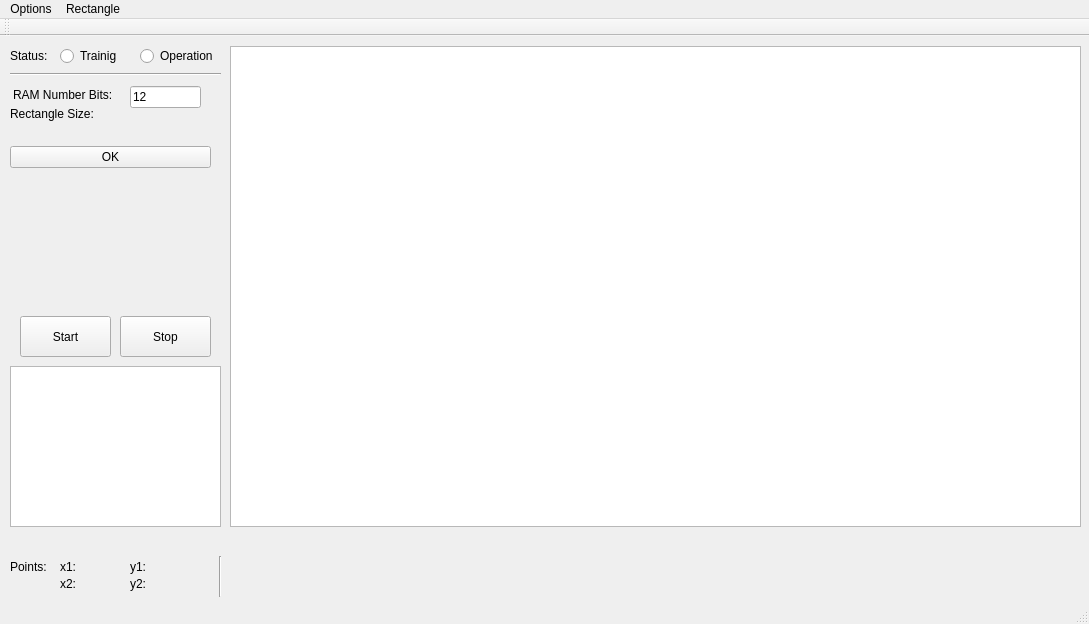
<?xml version="1.0" encoding="UTF-8"?>
<ui version="4.0">
 <class>MainWindow</class>
 <widget class="QMainWindow" name="MainWindow">
  <property name="geometry">
   <rect>
    <x>0</x>
    <y>0</y>
    <width>1089</width>
    <height>624</height>
   </rect>
  </property>
  <property name="mouseTracking">
   <bool>false</bool>
  </property>
  <property name="windowTitle">
   <string>Coded Caffeine</string>
  </property>
  <widget class="QWidget" name="centralWidget">
   <widget class="QLabel" name="labelStatus">
    <property name="geometry">
     <rect>
      <x>10</x>
      <y>10</y>
      <width>59</width>
      <height>20</height>
     </rect>
    </property>
    <property name="text">
     <string>Status:</string>
    </property>
   </widget>
   <widget class="QRadioButton" name="trainig">
    <property name="geometry">
     <rect>
      <x>60</x>
      <y>10</y>
      <width>71</width>
      <height>20</height>
     </rect>
    </property>
    <property name="text">
     <string>Trainig</string>
    </property>
    <property name="checkable">
     <bool>true</bool>
    </property>
    <property name="checked">
     <bool>false</bool>
    </property>
   </widget>
   <widget class="QRadioButton" name="operation">
    <property name="geometry">
     <rect>
      <x>140</x>
      <y>10</y>
      <width>100</width>
      <height>20</height>
     </rect>
    </property>
    <property name="text">
     <string>Operation</string>
    </property>
   </widget>
   <widget class="Line" name="line">
    <property name="geometry">
     <rect>
      <x>10</x>
      <y>30</y>
      <width>211</width>
      <height>16</height>
     </rect>
    </property>
    <property name="orientation">
     <enum>Qt::Horizontal</enum>
    </property>
   </widget>
   <widget class="QListWidget" name="imageList">
    <property name="geometry">
     <rect>
      <x>10</x>
      <y>330</y>
      <width>211</width>
      <height>161</height>
     </rect>
    </property>
   </widget>
   <widget class="EventMouseClass" name="graphicsView">
    <property name="geometry">
     <rect>
      <x>230</x>
      <y>10</y>
      <width>851</width>
      <height>481</height>
     </rect>
    </property>
    <property name="mouseTracking">
     <bool>true</bool>
    </property>
   </widget>
   <widget class="QLabel" name="label">
    <property name="geometry">
     <rect>
      <x>13</x>
      <y>51</y>
      <width>110</width>
      <height>16</height>
     </rect>
    </property>
    <property name="text">
     <string>RAM Number Bits:</string>
    </property>
   </widget>
   <widget class="QLineEdit" name="lineInputBits">
    <property name="geometry">
     <rect>
      <x>130</x>
      <y>50</y>
      <width>71</width>
      <height>22</height>
     </rect>
    </property>
    <property name="text">
     <string>12</string>
    </property>
   </widget>
   <widget class="QWidget" name="layoutWidget">
    <property name="geometry">
     <rect>
      <x>10</x>
      <y>90</y>
      <width>211</width>
      <height>16</height>
     </rect>
    </property>
    <layout class="QHBoxLayout" name="horizontalLayout">
     <property name="spacing">
      <number>13</number>
     </property>
     <item>
      <widget class="QLabel" name="label_2">
       <property name="text">
        <string>Number of RAMs:</string>
       </property>
      </widget>
     </item>
     <item>
      <widget class="QLabel" name="numberRans">
       <property name="text">
        <string/>
       </property>
      </widget>
     </item>
    </layout>
   </widget>
   <widget class="QPushButton" name="start">
    <property name="geometry">
     <rect>
      <x>20</x>
      <y>280</y>
      <width>91</width>
      <height>41</height>
     </rect>
    </property>
    <property name="text">
     <string>Start</string>
    </property>
   </widget>
   <widget class="QLabel" name="points">
    <property name="geometry">
     <rect>
      <x>10</x>
      <y>520</y>
      <width>61</width>
      <height>21</height>
     </rect>
    </property>
    <property name="text">
     <string>Points:</string>
    </property>
   </widget>
   <widget class="QLabel" name="x1">
    <property name="geometry">
     <rect>
      <x>60</x>
      <y>520</y>
      <width>71</width>
      <height>21</height>
     </rect>
    </property>
    <property name="text">
     <string>x1:</string>
    </property>
   </widget>
   <widget class="QLabel" name="y1">
    <property name="geometry">
     <rect>
      <x>130</x>
      <y>520</y>
      <width>81</width>
      <height>21</height>
     </rect>
    </property>
    <property name="text">
     <string>y1:</string>
    </property>
   </widget>
   <widget class="QLabel" name="x2">
    <property name="geometry">
     <rect>
      <x>60</x>
      <y>540</y>
      <width>71</width>
      <height>16</height>
     </rect>
    </property>
    <property name="text">
     <string>x2:</string>
    </property>
   </widget>
   <widget class="QLabel" name="y2">
    <property name="geometry">
     <rect>
      <x>130</x>
      <y>540</y>
      <width>81</width>
      <height>16</height>
     </rect>
    </property>
    <property name="text">
     <string>y2:</string>
    </property>
   </widget>
   <widget class="QPushButton" name="stop">
    <property name="geometry">
     <rect>
      <x>120</x>
      <y>280</y>
      <width>91</width>
      <height>41</height>
     </rect>
    </property>
    <property name="text">
     <string>Stop</string>
    </property>
   </widget>
   <widget class="QLabel" name="hashNumber">
    <property name="geometry">
     <rect>
      <x>11</x>
      <y>501</y>
      <width>711</width>
      <height>16</height>
     </rect>
    </property>
    <property name="text">
     <string/>
    </property>
   </widget>
   <widget class="QPushButton" name="bottonSetInputs">
    <property name="geometry">
     <rect>
      <x>10</x>
      <y>110</y>
      <width>201</width>
      <height>22</height>
     </rect>
    </property>
    <property name="text">
     <string>OK</string>
    </property>
   </widget>
   <widget class="Line" name="line_2">
    <property name="geometry">
     <rect>
      <x>210</x>
      <y>520</y>
      <width>20</width>
      <height>41</height>
     </rect>
    </property>
    <property name="orientation">
     <enum>Qt::Vertical</enum>
    </property>
   </widget>
   <widget class="QLabel" name="labelRectSize">
    <property name="geometry">
     <rect>
      <x>120</x>
      <y>70</y>
      <width>91</width>
      <height>20</height>
     </rect>
    </property>
    <property name="text">
     <string/>
    </property>
   </widget>
   <widget class="QLabel" name="label_3">
    <property name="geometry">
     <rect>
      <x>10</x>
      <y>70</y>
      <width>101</width>
      <height>16</height>
     </rect>
    </property>
    <property name="text">
     <string>Rectangle Size:</string>
    </property>
   </widget>
  </widget>
  <widget class="QMenuBar" name="menuBar">
   <property name="geometry">
    <rect>
     <x>0</x>
     <y>0</y>
     <width>1089</width>
     <height>19</height>
    </rect>
   </property>
   <widget class="QMenu" name="menuOptions">
    <property name="title">
     <string>Options</string>
    </property>
    <addaction name="actionNew_Descriptor"/>
    <addaction name="actionOpen_WNN"/>
    <addaction name="actionSave_new_WNN"/>
    <addaction name="Salve_DBF"/>
    <addaction name="actionExit"/>
   </widget>
   <widget class="QMenu" name="menuRectangle">
    <property name="title">
     <string>Rectangle</string>
    </property>
    <addaction name="actionNew"/>
    <addaction name="actionSet_a_Size"/>
   </widget>
   <addaction name="menuOptions"/>
   <addaction name="menuRectangle"/>
  </widget>
  <widget class="QToolBar" name="mainToolBar">
   <attribute name="toolBarArea">
    <enum>TopToolBarArea</enum>
   </attribute>
   <attribute name="toolBarBreak">
    <bool>false</bool>
   </attribute>
  </widget>
  <widget class="QStatusBar" name="statusBar"/>
  <action name="Salve_DBF">
   <property name="text">
    <string>Salve Image Info (JSON)</string>
   </property>
  </action>
  <action name="actionExit">
   <property name="text">
    <string>Exit</string>
   </property>
  </action>
  <action name="actionSave_new_WNN">
   <property name="text">
    <string>Save new WNN</string>
   </property>
  </action>
  <action name="actionOpen_WNN">
   <property name="text">
    <string>Open WNN</string>
   </property>
  </action>
  <action name="actionNew">
   <property name="text">
    <string>New</string>
   </property>
  </action>
  <action name="actionSet_a_Size">
   <property name="text">
    <string>Set a Size</string>
   </property>
  </action>
  <action name="actionNew_Descriptor">
   <property name="text">
    <string>New Descriptor</string>
   </property>
  </action>
 </widget>
 <layoutdefault spacing="6" margin="11"/>
 <customwidgets>
  <customwidget>
   <class>EventMouseClass</class>
   <extends>QGraphicsView</extends>
   <header location="global">eventmouseclass.h</header>
  </customwidget>
 </customwidgets>
 <resources/>
 <connections>
  <connection>
   <sender>actionExit</sender>
   <signal>triggered()</signal>
   <receiver>MainWindow</receiver>
   <slot>close()</slot>
   <hints>
    <hint type="sourcelabel">
     <x>-1</x>
     <y>-1</y>
    </hint>
    <hint type="destinationlabel">
     <x>544</x>
     <y>311</y>
    </hint>
   </hints>
  </connection>
 </connections>
</ui>
